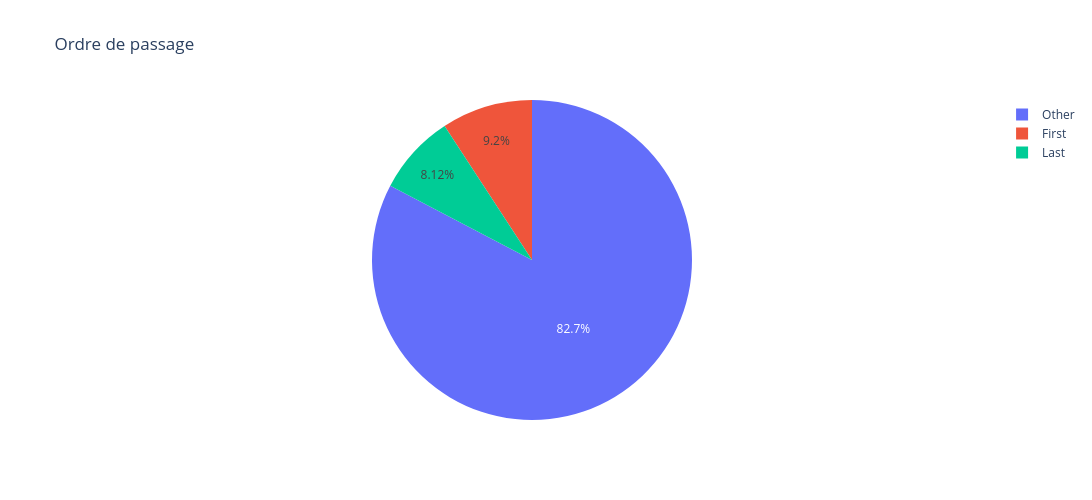

This figure's notebook cell:
### Code cell
second_rdv_graph = px.pie(
    second_rdv,
    values="value", 
    names="order",
    title="Ordre de passage"
)
second_rdv_graph.update_layout(
    width=1800, 
    height=500
)
second_rdv_graph.show()

show_images(second_rdv_graph, "../images/second_rdv_graph.png")

### Figure 1 — Plotly figure (JSON) as saved in the notebook; plotly's stock layout.template omitted (floating-point values rounded to 4 significant figures)
{"data": [{"domain": {"x": [0, 1], "y": [0, 1]}, "hovertemplate": "order=%{label}<br>value=%{value}<extra></extra>", "labels": ["First", "Last", "Other"], "legendgroup": "", "name": "", "showlegend": true, "type": "pie", "values": [127, 112, 1141]}], "layout": {"height": 500, "legend": {"tracegroupgap": 0}, "title": {"text": "Ordre de passage"}, "width": 1800}}
